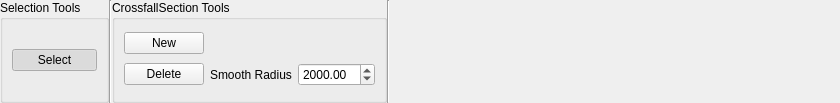
<?xml version="1.0" encoding="UTF-8"?>
<ui version="4.0">
 <class>CrossfallRibbon</class>
 <widget class="QWidget" name="CrossfallRibbon">
  <property name="geometry">
   <rect>
    <x>0</x>
    <y>0</y>
    <width>840</width>
    <height>103</height>
   </rect>
  </property>
  <property name="minimumSize">
   <size>
    <width>0</width>
    <height>0</height>
   </size>
  </property>
  <property name="windowTitle">
   <string>Form</string>
  </property>
  <layout class="QHBoxLayout" name="horizontalLayout">
   <property name="spacing">
    <number>0</number>
   </property>
   <property name="leftMargin">
    <number>0</number>
   </property>
   <property name="topMargin">
    <number>0</number>
   </property>
   <property name="rightMargin">
    <number>0</number>
   </property>
   <property name="bottomMargin">
    <number>0</number>
   </property>
   <item>
    <widget class="QGroupBox" name="selectionBox">
     <property name="title">
      <string>Selection Tools</string>
     </property>
     <layout class="QGridLayout" name="gridLayout_6">
      <item row="1" column="0">
       <widget class="QPushButton" name="select">
        <property name="text">
         <string>Select</string>
        </property>
        <property name="checkable">
         <bool>true</bool>
        </property>
        <property name="checked">
         <bool>true</bool>
        </property>
       </widget>
      </item>
     </layout>
    </widget>
   </item>
   <item>
    <widget class="Line" name="line_type">
     <property name="orientation">
      <enum>Qt::Vertical</enum>
     </property>
    </widget>
   </item>
   <item>
    <widget class="QGroupBox" name="crossfallBox">
     <property name="title">
      <string>CrossfallSection Tools</string>
     </property>
     <layout class="QGridLayout" name="gridLayout_3">
      <item row="2" column="1">
       <widget class="QLabel" name="label">
        <property name="text">
         <string>Smooth Radius</string>
        </property>
       </widget>
      </item>
      <item row="2" column="0">
       <widget class="QPushButton" name="crossfallDelete">
        <property name="text">
         <string>Delete</string>
        </property>
        <property name="checkable">
         <bool>true</bool>
        </property>
       </widget>
      </item>
      <item row="2" column="2">
       <widget class="QDoubleSpinBox" name="radiusEdit">
        <property name="maximum">
         <double>10000.000000000000000</double>
        </property>
        <property name="value">
         <double>2000.000000000000000</double>
        </property>
       </widget>
      </item>
      <item row="1" column="0">
       <widget class="QPushButton" name="crossfallAdd">
        <property name="text">
         <string>New</string>
        </property>
        <property name="checkable">
         <bool>true</bool>
        </property>
        <property name="checked">
         <bool>false</bool>
        </property>
       </widget>
      </item>
     </layout>
    </widget>
   </item>
   <item>
    <widget class="Line" name="line_type_2">
     <property name="orientation">
      <enum>Qt::Vertical</enum>
     </property>
    </widget>
   </item>
   <item>
    <spacer name="horizontalSpacer">
     <property name="orientation">
      <enum>Qt::Horizontal</enum>
     </property>
     <property name="sizeHint" stdset="0">
      <size>
       <width>40</width>
       <height>20</height>
      </size>
     </property>
    </spacer>
   </item>
  </layout>
 </widget>
 <resources/>
 <connections/>
</ui>
